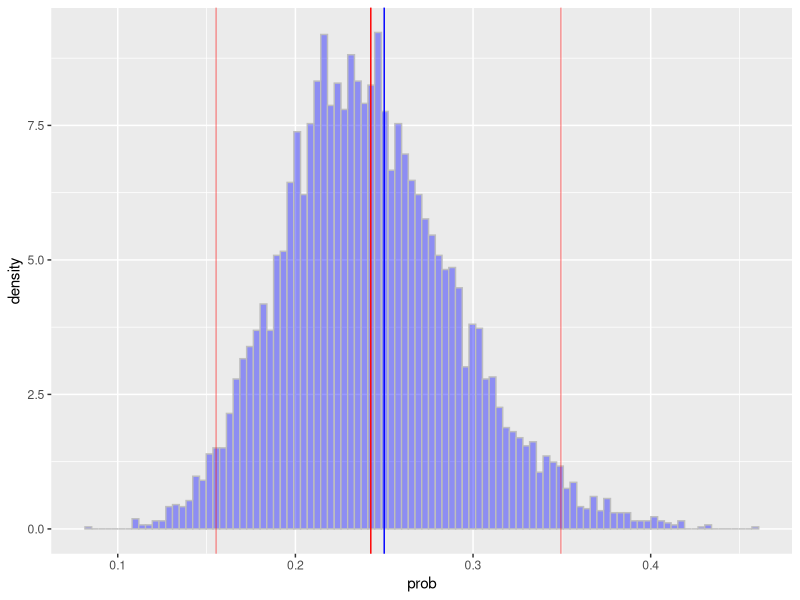
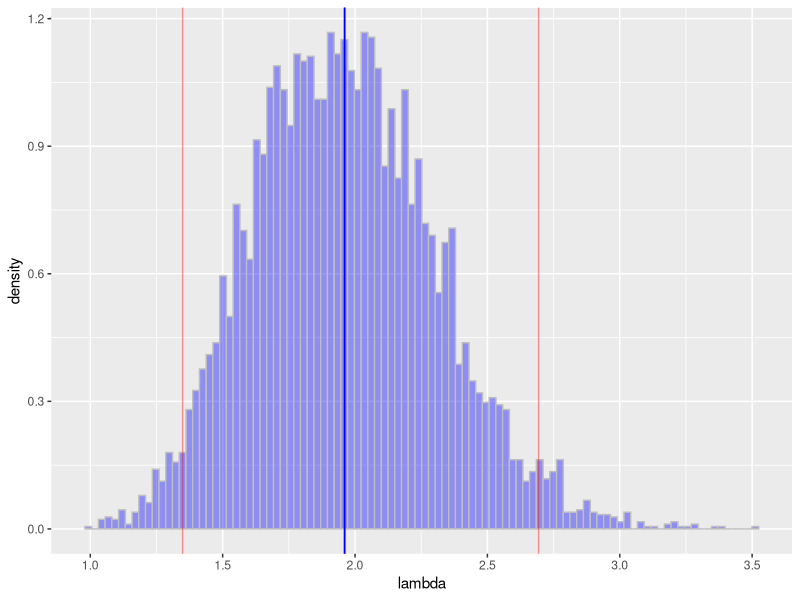
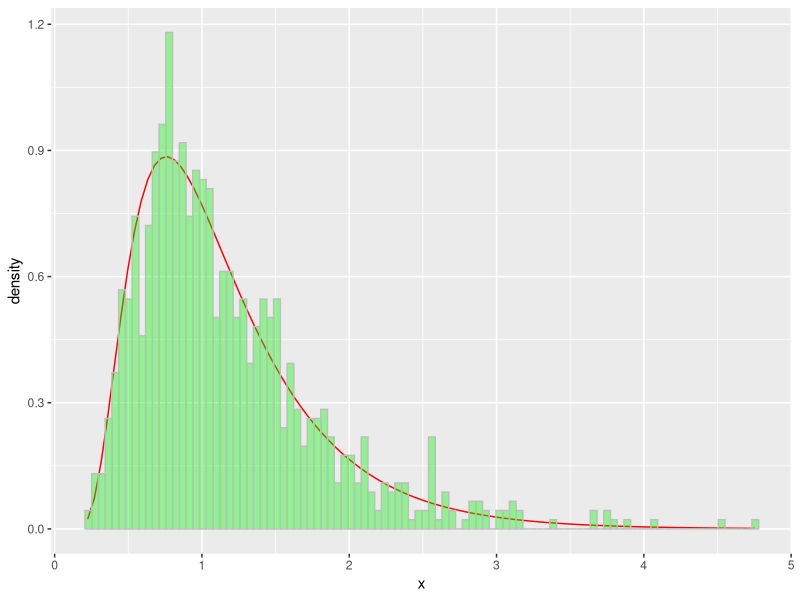

R code for these plots, in order:
###1
##(a)
set.seed(580580)
Y <- rpois(100,2)
R <- sample(c(0,1), size = 100, replace = TRUE, prob = c(0.7,0.3))
X <- Y*R

#####The MLE of the lambda & p.
meanL_mle <- mean(Y)
meanP_mle <- mean(R)
meanL_mle
meanP_mle

##(c)
P <- c()
Lambda <- c()
a <- 1
b <- 1
p <- 0.5
l <- 1
label <- X==0
n <- sum(label)
sum_X <- sum(X)

N = 100000
for (i in 1:N){
  r <- rep(1,100)
  p0 <- (p*exp(-l))/(p*exp(-l)+1-p)
  r[label] <- sample(c(0,1), size = n, replace = TRUE, prob = c(1-p0,p0))
  sum_r <- sum(r)
  l <- rgamma(1, a+sum_X, b+sum_r)
  Lambda <- c(Lambda,l)
  p <- rbeta(1, 1+sum_r, 101-sum_r)
  P <- c(P,p)
}

M = 30000
d = 10
P1 <- P[-(1:M)]
P2 <- P1[(1:(N-M)) %% d == 0 ]
Lambda1 <- Lambda[-(1:M)]
Lambda2 <- Lambda1[(1:(N-M)) %% d == 0 ]

meanL <- mean(Lambda2)
L_95 <- quantile(Lambda2,c(0.025,0.975))
meanP <- mean(P2)
P_95 <- quantile(P2,c(0.025,0.975))
meanL
L_95
meanP
P_95

d <- data.frame(prob = P2, lambda = Lambda2)
library(ggplot2)
ggplot(data = d, aes(x = prob,..density..))+
  geom_histogram(bins = 100, fill = "blue", alpha = 0.4, colour = "grey")+
  geom_vline( xintercept = meanP, colour = "red")+
  geom_vline( xintercept = meanP_mle, colour = "blue")+
  geom_vline( xintercept = P_95, colour = "red", alpha = 0.4)
  
  
  

ggplot(data = d, aes(x = lambda,..density..))+
  geom_histogram(bins = 100, fill = "blue", alpha = 0.4, colour = "grey")+
  geom_vline( xintercept = meanL, colour = "red")+
  geom_vline( xintercept = meanL_mle, colour = "blue")+
  geom_vline( xintercept = L_95, colour = "red", alpha = 0.4)






###2
set.seed(521521)
a1 <- 1.5
a2 <- 2
f <- function(z,a1,a2) z^(-3/2)*exp( -a1*z -a2/z )

a <-1
b <-1
N <- 20000
x <- 1
X <- c(x)
for (i in 1:N){
  y <- rgamma(1,a,b)
  r0 <- ( f(y,a1,a2)/f(x,a1,a2) ) * ( dgamma(x,a,b)/dgamma(y,a,b) )
  r <- min(r0,1)
  u <- runif(1)
  if (u <= r){
    x <- y
  }
  X <- c(X,x)
}

M = 10000
d = 10
X1 <- X[-(1:M)]
X2 <- X1[(1:(N-M)) %% d == 0 ]


mean(X2)
sqrt(a2/a1)

mean(1/X2)
sqrt(a1/a2)+1/(2*a2)

### TRUE density function
Int <- integrate(f,0,Inf,a1=a1,a2=a2)$value
f1 <- function(z,a1,a2){
  (1/Int)*z^(-3/2)*exp( -a1*z -a2/z )
}
########################
library(ggplot2)
d <- data.frame( x = X2 )
ggplot(data = d)+
  stat_function(fun = f1, args = list(a1=a1, a2=a2), colour = "red")+
  geom_histogram(aes(x = x,..density..),bins = 100, 
                 fill = "green", alpha = 0.4, colour = "grey")










